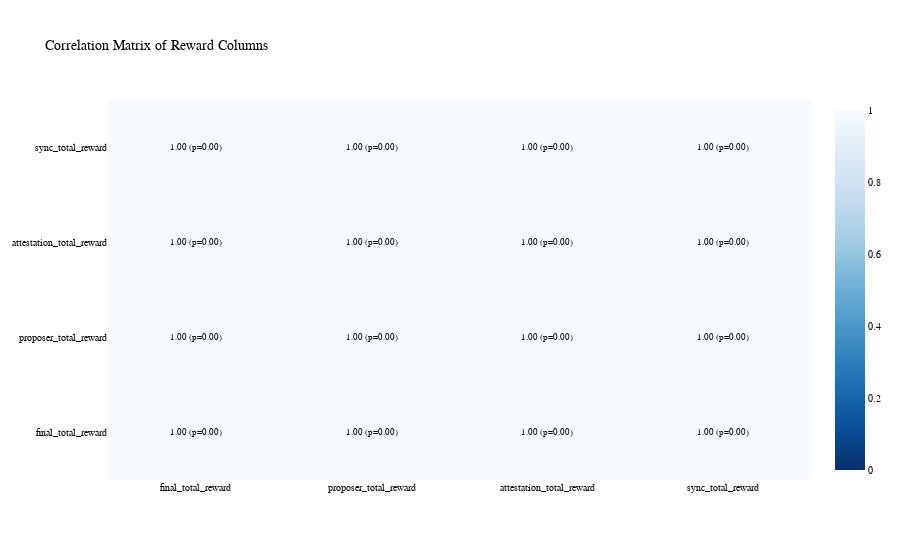

The notebook cell saved with this chart:
### Code cell
import pandas as pd
import plotly.graph_objects as go
from scipy import stats

# Sample data (replace with your data)
df = data.copy()

# Filter columns ending with '_reward'
reward_columns = [col for col in df.columns if col.endswith('_reward')]

# Initialize matrices to hold correlation coefficients and p-values
correlation_matrix = df[reward_columns].corr()
p_values = pd.DataFrame(index=reward_columns, columns=reward_columns)

# Compute p-values
for col1 in reward_columns:
    for col2 in reward_columns:
        _, p = stats.pearsonr(df[col1], df[col2])
        p_values.at[col1, col2] = p

# Generate annotations for heatmap
annotations = []
for i, col1 in enumerate(reward_columns):
    for j, col2 in enumerate(reward_columns):
        value = correlation_matrix.at[col1, col2]
        p_value = p_values.at[col1, col2]
        annotations.append({
            'x': col2, 'y': col1, 'xref': 'x1', 'yref': 'y1',
            'text': f"{value:.2f} (p={p_value:.2f})",
            'font': dict(size=9, color='black' if p_value < 0.05 else 'gray'),
            'showarrow': False
        })

# Create the heatmap
fig = go.Figure(go.Heatmap(
    z=correlation_matrix,
    x=reward_columns,
    y=reward_columns,
    colorscale='Blues_r',  # Reversed blue colorscale
    zmin=0,
    zmax=1,
))

# Update the layout for LaTeX-style font and smaller font size and add annotations
fig.update_layout(
    font=dict(family="Courier New, monospace", size=10, color="black"),
    title_text="Correlation Matrix of Reward Columns",
    annotations=annotations
)

# Show figure
fig.show()

### Figure 1 — Plotly figure (JSON) as saved in the notebook; plotly's stock layout.template omitted (floating-point values rounded to 4 significant figures)
{"data": [{"colorscale": [[0, "rgb(8,48,107)"], [0.125, "rgb(8,81,156)"], [0.25, "rgb(33,113,181)"], [0.375, "rgb(66,146,198)"], [0.5, "rgb(107,174,214)"], [0.625, "rgb(158,202,225)"], [0.75, "rgb(198,219,239)"], [0.875, "rgb(222,235,247)"], [1, "rgb(247,251,255)"]], "type": "heatmap", "x": ["final_total_reward", "proposer_total_reward", "attestation_total_reward", "sync_total_reward"], "y": ["final_total_reward", "proposer_total_reward", "attestation_total_reward", "sync_total_reward"], "z": [[1, 1.0, 1.0, 0.9998], [1.0, 1, 0.9999, 0.9998], [1.0, 0.9999, 1, 0.9998], [0.9998, 0.9998, 0.9998, 1]], "zmax": 1, "zmin": 0}], "layout": {"annotations": [{"font": {"color": "black", "size": 9}, "showarrow": false, "text": "1.00 (p=0.00)", "x": "final_total_reward", "xref": "x", "y": "final_total_reward", "yref": "y"}, {"font": {"color": "black", "size": 9}, "showarrow": false, "text": "1.00 (p=0.00)", "x": "proposer_total_reward", "xref": "x", "y": "final_total_reward", "yref": "y"}, {"font": {"color": "black", "size": 9}, "showarrow": false, "text": "1.00 (p=0.00)", "x": "attestation_total_reward", "xref": "x", "y": "final_total_reward", "yref": "y"}, {"font": {"color": "black", "size": 9}, "showarrow": false, "text": "1.00 (p=0.00)", "x": "sync_total_reward", "xref": "x", "y": "final_total_reward", "yref": "y"}, {"font": {"color": "black", "size": 9}, "showarrow": false, "text": "1.00 (p=0.00)", "x": "final_total_reward", "xref": "x", "y": "proposer_total_reward", "yref": "y"}, {"font": {"color": "black", "size": 9}, "showarrow": false, "text": "1.00 (p=0.00)", "x": "proposer_total_reward", "xref": "x", "y": "proposer_total_reward", "yref": "y"}, {"font": {"color": "black", "size": 9}, "showarrow": false, "text": "1.00 (p=0.00)", "x": "attestation_total_reward", "xref": "x", "y": "proposer_total_reward", "yref": "y"}, {"font": {"color": "black", "size": 9}, "showarrow": false, "text": "1.00 (p=0.00)", "x": "sync_total_reward", "xref": "x", "y": "proposer_total_reward", "yref": "y"}, {"font": {"color": "black", "size": 9}, "showarrow": false, "text": "1.00 (p=0.00)", "x": "final_total_reward", "xref": "x", "y": "attestation_total_reward", "yref": "y"}, {"font": {"color": "black", "size": 9}, "showarrow": false, "text": "1.00 (p=0.00)", "x": "proposer_total_reward", "xref": "x", "y": "attestation_total_reward", "yref": "y"}, {"font": {"color": "black", "size": 9}, "showarrow": false, "text": "1.00 (p=0.00)", "x": "attestation_total_reward", "xref": "x", "y": "attestation_total_reward", "yref": "y"}, {"font": {"color": "black", "size": 9}, "showarrow": false, "text": "1.00 (p=0.00)", "x": "sync_total_reward", "xref": "x", "y": "attestation_total_reward", "yref": "y"}, {"font": {"color": "black", "size": 9}, "showarrow": false, "text": "1.00 (p=0.00)", "x": "final_total_reward", "xref": "x", "y": "sync_total_reward", "yref": "y"}, {"font": {"color": "black", "size": 9}, "showarrow": false, "text": "1.00 (p=0.00)", "x": "proposer_total_reward", "xref": "x", "y": "sync_total_reward", "yref": "y"}, {"font": {"color": "black", "size": 9}, "showarrow": false, "text": "1.00 (p=0.00)", "x": "attestation_total_reward", "xref": "x", "y": "sync_total_reward", "yref": "y"}, {"font": {"color": "black", "size": 9}, "showarrow": false, "text": "1.00 (p=0.00)", "x": "sync_total_reward", "xref": "x", "y": "sync_total_reward", "yref": "y"}], "font": {"color": "black", "family": "Courier New, monospace", "size": 10}, "title": {"text": "Correlation Matrix of Reward Columns"}}}
